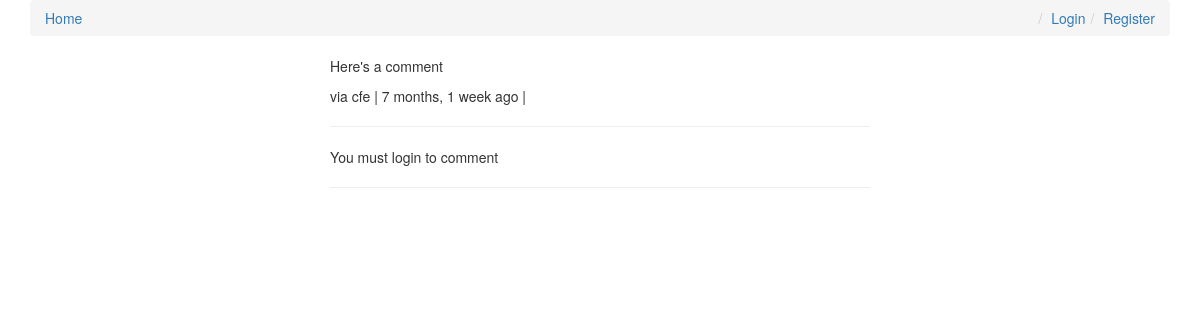
Before: /comments/1/ with the older database file.
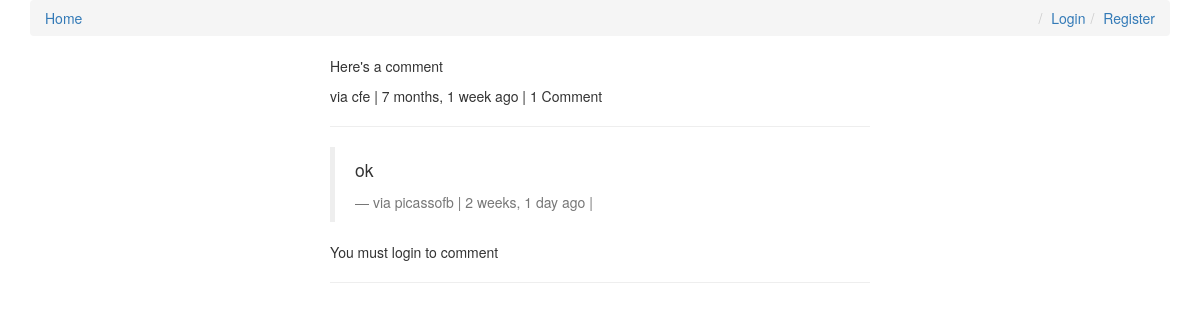
After: the same page with the newer database file.
### comments/models.py (models this page shows, shortened)
class Comment(models.Model):
    user        = models.ForeignKey(settings.AUTH_USER_MODEL, default=1)
    content_type = models.ForeignKey(ContentType, on_delete=models.CASCADE)
    object_id = models.PositiveIntegerField()
    content_object = GenericForeignKey('content_type', 'object_id')
    parent      = models.ForeignKey("self", null=True, blank=True)
    content     = models.TextField()
    timestamp   = models.DateTimeField(auto_now_add=True)
    objects = CommentManager()
    class Meta:
        ordering = ['-timestamp']
    def children(self): #replies
        return Comment.objects.filter(parent=self)
    @property
    def is_parent(self):
        if self.parent is not None:
            return False
        return True

### comments/views.py (the view, shortened to what this page needs)
# urls.py: url(r'^(?P<id>\d+)/$', comment_thread, name='thread'),
def comment_thread(request, id):
    try:
        obj = Comment.objects.get(id=id)
    except:
        raise Http404
    if not obj.is_parent:
        obj = obj.parent
    content_object = obj.content_object # Post that the comment is on
    content_id = obj.content_object.id
    initial_data = {
            "content_type": obj.content_type,
            "object_id": obj.object_id
    }
    form = CommentForm(request.POST or None, initial=initial_data)
    context = {
        "comment": obj,
        "form": form,
    }
    return render(request, "comment_thread.html", context)

### templates/comment_thread.html (shortened to what this page needs)
{% extends "base.html" %}
{% load urlify %}
{% load crispy_forms_tags %}
{% block content %}
<div class='col-sm-6 col-sm-offset-3'>
          <p>{{ comment.content }}</p>
          <footer>via {{ comment.user }} | {{ comment.timestamp|timesince }} ago | {% if comment.children.count > 0 %}{{ comment.children.count }} Comment {% endif %} </footer>
          <hr/>
          <div>
              {% for child_comment in comment.children %}
                <blockquote>
                <p>{{ child_comment.content }}</p>
                <footer>via {{ child_comment.user }} | {{ child_comment.timestamp|timesince }} ago | {% if request.user == child_comment.user %}<a href='{{ child_comment.get_delete_url }}'>Delete</a>{% endif %}</footer>
                </blockquote>
             {% endfor %}
             {% if request.user.is_authenticated %}
            <form method="POST" action="."> {% csrf_token %}
                {{ form|crispy }}
                <input type='hidden' name='parent_id' value='{{ comment.id }}'>
                <input type='submit' value='Reply' class='btn btn-default'>
            </form>
            {% else %}
            <p>You must login to comment </p>
            {% endif %}
        </div>
        <hr/>
</div>
{% endblock content %}

### templates/base.html (shortened to what this page needs)
{% load staticfiles %}
<html>
<head>
<link rel="stylesheet" href="https://maxcdn.bootstrapcdn.com/bootstrap/3.3.6/css/bootstrap.min.css">
<link rel="stylesheet" href="https://maxcdn.bootstrapcdn.com/bootstrap/3.3.6/css/bootstrap-theme.min.css">
<link rel='stylesheet' href='https://maxcdn.bootstrapcdn.com/font-awesome/4.5.0/css/font-awesome.min.css' >
<link rel='stylesheet' href='{% static "css/base.css" %}' />
</head>
<body>
<div class='container'>
    <ol class='breadcrumb'>
        <li><a href='{% url "posts:list" %}'>Home</a></li>
        {% if not request.user.is_authenticated %}
        <li class='pull-right'><a href='{% url "register" %}'>Register</a></li>
        <li class='pull-right'><a href='{% url "login" %}'>Login</a></li>
        {% else %}
        <li class='pull-right'><a href='{% url "logout" %}'>Logout</a></li>
        {% endif %}
    </ol>
{% block content %}{% endblock content %}
</div>
</body>
</html>

Changed rows visible on the page:
shown differently, row unchanged: Comment "Here's a comment": children.count (not shown) → "1"
added Comment: content "ok", user "picassofb", timestamp "2 weeks, 1 day"
Other visible differences:
text now shown: "Comment"
